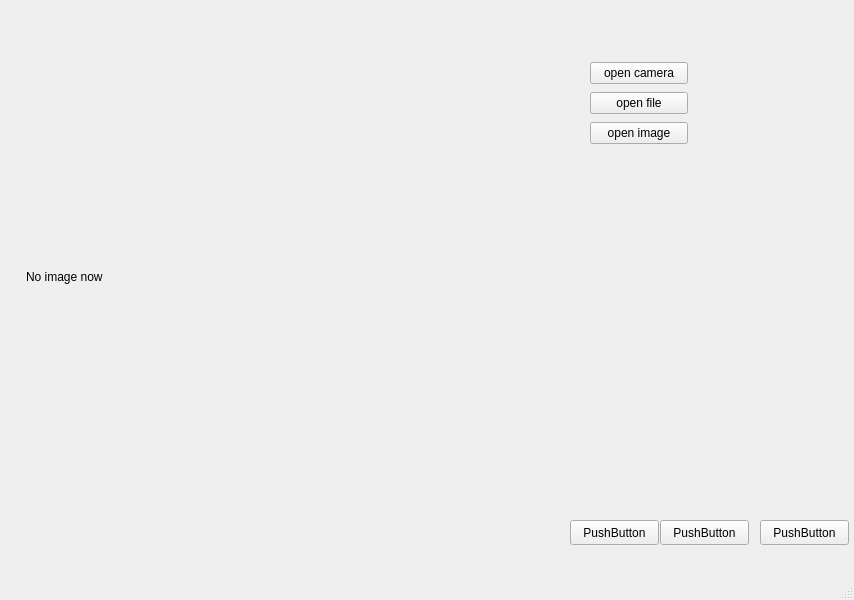
<?xml version="1.0" encoding="UTF-8"?>
<ui version="4.0">
 <class>MainWindow</class>
 <widget class="QMainWindow" name="MainWindow">
  <property name="windowModality">
   <enum>Qt::WindowModal</enum>
  </property>
  <property name="geometry">
   <rect>
    <x>0</x>
    <y>0</y>
    <width>854</width>
    <height>600</height>
   </rect>
  </property>
  <property name="windowTitle">
   <string>MainWindow</string>
  </property>
  <widget class="QWidget" name="centralwidget">
   <widget class="QLabel" name="label">
    <property name="geometry">
     <rect>
      <x>26</x>
      <y>6</y>
      <width>361</width>
      <height>541</height>
     </rect>
    </property>
    <property name="layoutDirection">
     <enum>Qt::LeftToRight</enum>
    </property>
    <property name="text">
     <string>No image now</string>
    </property>
   </widget>
   <widget class="QPushButton" name="pushButton_3">
    <property name="geometry">
     <rect>
      <x>760</x>
      <y>520</y>
      <width>89</width>
      <height>25</height>
     </rect>
    </property>
    <property name="text">
     <string>PushButton</string>
    </property>
   </widget>
   <widget class="QPushButton" name="pushButton_4">
    <property name="geometry">
     <rect>
      <x>660</x>
      <y>520</y>
      <width>89</width>
      <height>25</height>
     </rect>
    </property>
    <property name="text">
     <string>PushButton</string>
    </property>
   </widget>
   <widget class="QPushButton" name="pushButton_5">
    <property name="geometry">
     <rect>
      <x>570</x>
      <y>520</y>
      <width>89</width>
      <height>25</height>
     </rect>
    </property>
    <property name="text">
     <string>PushButton</string>
    </property>
   </widget>
   <widget class="QWidget" name="">
    <property name="geometry">
     <rect>
      <x>590</x>
      <y>60</y>
      <width>98</width>
      <height>89</height>
     </rect>
    </property>
    <layout class="QVBoxLayout" name="verticalLayout">
     <item>
      <widget class="QPushButton" name="pushButton_2">
       <property name="text">
        <string>open camera</string>
       </property>
      </widget>
     </item>
     <item>
      <widget class="QPushButton" name="pushButton">
       <property name="text">
        <string>open file</string>
       </property>
      </widget>
     </item>
     <item>
      <widget class="QPushButton" name="openimage">
       <property name="text">
        <string>open image</string>
       </property>
      </widget>
     </item>
    </layout>
   </widget>
  </widget>
  <widget class="QMenuBar" name="menubar">
   <property name="geometry">
    <rect>
     <x>0</x>
     <y>0</y>
     <width>854</width>
     <height>28</height>
    </rect>
   </property>
  </widget>
  <widget class="QStatusBar" name="statusbar"/>
 </widget>
 <resources/>
 <connections/>
</ui>
